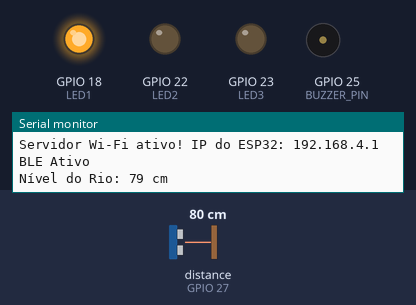
Bench run of a sketch on a simulated ESP32. Shown: output pins drawn as LEDs (lit = HIGH), buzzer (waves = sounding, pin HIGH), the last lines printed to the serial monitor. Wiring (inferred from the names in the program): ultrasonic range finder: trigger GPIO 32; echo GPIO 27. The inputs (shaded band) are chosen by the test bench; at power-on: distance to the obstacle (sensor on GPIO 27) 80 cm. The echo pulse lasts 58.3 µs per cm; nothing arrives over Bluetooth unless stated; a phone connects over Bluetooth LE 3 s after start; pins used as bus, display or sensor lines are not drawn.

Above: at 1.3 s.
1.4 s: distance to the obstacle (sensor on GPIO 27) set to 2 cm
At 1.8 s:
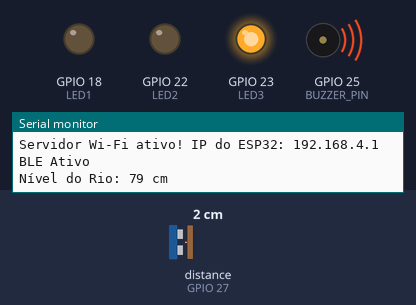
4.4 s: distance to the obstacle (sensor on GPIO 27) set to 8 cm
7.4 s: distance to the obstacle (sensor on GPIO 27) set to 11 cm
At 7.57 s:
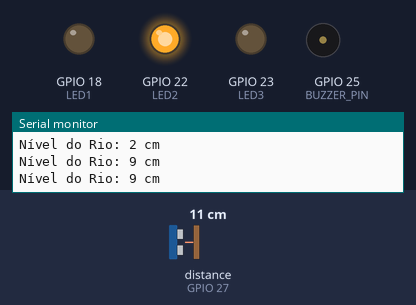
10.4 s: distance to the obstacle (sensor on GPIO 27) set to 4 cm
At 10.8 s:
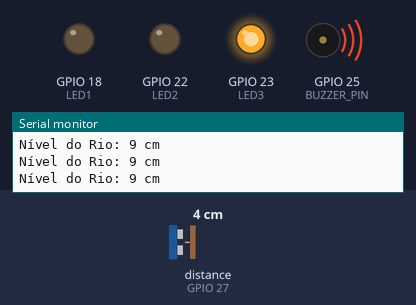
Timing chart, 0 to 14.4 s (numbered marks = the images above; inputs shaded):
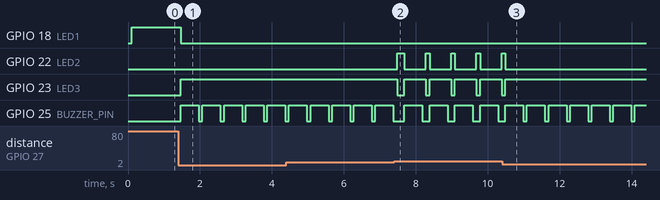

The sketch:

sketchwifi___hcsr04.ino
```cpp
#include <WiFi.h>
#include <WebServer.h>
#include <NimBLEDevice.h>

// Pinos dos componentes
#define TRIG_PIN 32
#define ECHO_PIN 27
#define BUZZER_PIN 25
#define LED1 18
#define LED2 22
#define LED3 23

// Configurações do Wi-Fi
const char* ssid_ap     = "Monitor De Enchente";
const char* password_ap = "12345678";

// Porta padrão HTTP (80)
WebServer server(80);


// Configurações do BLE
NimBLECharacteristic* pCaracteristica;


// Variáveis globais

// Distância medida pelo sensor (substituiu distanciaSimulada)
volatile float distanciaReal = 0;

// Evita leitura bagunçada entre tarefas diferentes
volatile int distanciaSimulada = 0;

// Intervalo de envio BLE em milissegundos
const long intervaloBLE = 2000;


// Task: Sensor HC-SR04 + LEDs + Buzzer
// Roda no Core 1
void taskSensor(void * parameter) {
  unsigned long tempoBuzzer = 0; // Guarda quando o buzzer foi ativado
  bool buzzerAtivo = false;      // Controle não-bloqueante do buzzer

  for (;;) {
    // Limpa o TRIG
    digitalWrite(TRIG_PIN, LOW);
    delayMicroseconds(2);

    // Envia pulso de 10 µs
    digitalWrite(TRIG_PIN, HIGH);
    delayMicroseconds(10);
    digitalWrite(TRIG_PIN, LOW);

    // Lê o tempo do ECHO
    long duracao = pulseIn(ECHO_PIN, HIGH);

    // Calcula a distância em cm
    distanciaReal = duracao * 0.0343 / 2;
    distanciaSimulada = (int)distanciaReal; // sincroniza com a variável do Wi-Fi e BLE

/*
    Serial.print("Distancia: ");
    Serial.print(distanciaReal);
    Serial.println(" cm");
*/

    // Apaga todos os LEDs antes de decidir qual acender
  digitalWrite(LED1, LOW);
  digitalWrite(LED2, LOW);
  digitalWrite(LED3, LOW);

  if (distanciaReal>= 18) {
    // Rio em nível normal
    digitalWrite(LED1, HIGH);
    digitalWrite(BUZZER_PIN, LOW);

  } else if (distanciaReal >= 11) {
    // Rio subindo, atenção
    digitalWrite(LED2, HIGH);
    digitalWrite(BUZZER_PIN, LOW);

  } else if (distanciaReal > 0 && distanciaReal < 11) {
    // Nível crítico, no limite da ponte
    digitalWrite(LED3, HIGH);
    digitalWrite(BUZZER_PIN, HIGH);
    delay(500); // bipe curto
    digitalWrite(BUZZER_PIN, LOW);
  }

    vTaskDelay(pdMS_TO_TICKS(100)); // lê o sensor a cada 100ms
  }
}


// Task: BLE
// Roda no Core 0
void taskBLE(void * parameter) {
  // Aguarda o BLE inicializar completamente
  delay(1000);

  for (;;) {
    // Monta o texto que será enviado ao serial monitor
    Serial.println("Nível do Rio: " + String(distanciaSimulada) + " cm");

    // Monta o texto que será enviado ao celular
    String valor = "Nível do Rio: " + String(distanciaSimulada) + " cm";

    // Atualiza o valor BLE
    pCaracteristica->setValue(valor.c_str());

    // Envia para o celular conectado
    pCaracteristica->notify();

    vTaskDelay(pdMS_TO_TICKS(intervaloBLE));
  }
}


// Callback automático quando um celular
// desconecta do BLE
class ServerCallbacks: public NimBLEServerCallbacks {
  void onDisconnect(NimBLEServer* pServer) {
    // Aguarda estabilizar antes de reanunciar
    delay(500);

    // Usa o servidor diretamente para reiniciar o anúncio
    pServer->startAdvertising();
  }
};

// Rota Wi-Fi: envia dados ao site
void enviarDadosSensor() {
  // Monta a String no formato padrão JSON: {"distancia": XX}
  String json = "{\"distancia\": " + String(distanciaSimulada) + "}";

  // Evita que o navegador bloqueie a requisição por segurança
  server.sendHeader("Access-Control-Allow-Origin", "*");

  // Envia a resposta final para o JS com o status 200 (de sucesso)
  server.send(200, "application/json", json);
}


void setup() {
  Serial.begin(115200);

  // Inicializa o gerador de números aleatórios
  randomSeed(analogRead(0));

  // Configura os pinos dos componentes
  pinMode(TRIG_PIN, OUTPUT);
  pinMode(ECHO_PIN, INPUT);
  pinMode(BUZZER_PIN, OUTPUT);
  pinMode(LED1, OUTPUT);
  pinMode(LED2, OUTPUT);
  pinMode(LED3, OUTPUT);

  // Configura o ESP32 no modo Access Point
  WiFi.softAP(ssid_ap, password_ap);

  // Mostra no monitor serial o IP (Por padrão é 192.168.4.1)
  Serial.print("Servidor Wi-Fi ativo! IP do ESP32: ");
  Serial.println(WiFi.softAPIP());

  // Inicializa o BLE com o nome que aparece no celular
  NimBLEDevice::init("Monitor de Enchentes");

  // Cria o servidor BLE
  NimBLEServer* pServer = NimBLEDevice::createServer();

  // Registra o callback de desconexão no servidor
  pServer->setCallbacks(new ServerCallbacks());

  // Cria o serviço BLE com um UUID único
  NimBLEService* pServico = pServer->createService("12345678-1234-1234-1234-123456789abc");

  // Cria a característica que vai carregar os dados
  // NOTIFY = o celular recebe automaticamente
  pCaracteristica = pServico->createCharacteristic(
    "abcdefab-1234-1234-1234-abcdefabcdef",
    NIMBLE_PROPERTY::NOTIFY
  );

  // Inicia o serviço
  pServico->start();

  // Espera o serviço se estabilizar
  delay(100);

  // Anuncia o dispositivo para celulares próximos
  NimBLEDevice::getAdvertising()->start();
  Serial.println("BLE Ativo");

  // Quando o JavaScript do site disparar um pedido para 'http://192.168.4.1/dados',
  // o ESP32 vai interceptar e rodar a função 'enviarDadosSensor'
  server.on("/dados", enviarDadosSensor);

  // Liga o servidor
  server.begin();


  // Inicia as tasks nos dois cores
  xTaskCreatePinnedToCore(taskSensor, "Sensor", 10000, NULL, 1, NULL, 1); // core 1
  xTaskCreatePinnedToCore(taskBLE,    "BLE",    20000, NULL, 1, NULL, 0); // core 0
}

/*
  xTaskCreatePinnedToCore(taskBLE, "BLE", 20000, NULL, 1, NULL, 0);
}
*/

// Mantém o servidor Wi-Fi ativo
void loop() {
  // Mantém o servidor ativo recebendo os pedidos da rede Wi-Fi
  server.handleClient(); // core 1 cuida somente do Wi-Fi
}
```

Measured:
- the behaviour switches between 9 and 10 cm on distance to the obstacle (sensor on GPIO 27) (found by bisection; images 1 and 2)
- after the input at 1.4 s, GPIO 18 (LED1): HIGH → LOW after 0.07 s; GPIO 23 (LED3): LOW → HIGH after 0.07 s; GPIO 25 (BUZZER_PIN): alternates HIGH for 0.50 s and LOW for 0.10 s, starting after 0.07 s
- after the input at 7.4 s, GPIO 22 (LED2): LOW → HIGH after 0.08 s, then repeats every 0.70 s: LOW 0.60 s, HIGH 0.10 s; GPIO 23 (LED3): HIGH → LOW after 0.08 s, then repeats every 0.70 s: HIGH 0.60 s, LOW 0.10 s
- after the input at 10.4 s, GPIO 22 (LED2): goes on until 10.5 s, then stays LOW; GPIO 23 (LED3): goes on until 10.5 s, then stays HIGH
